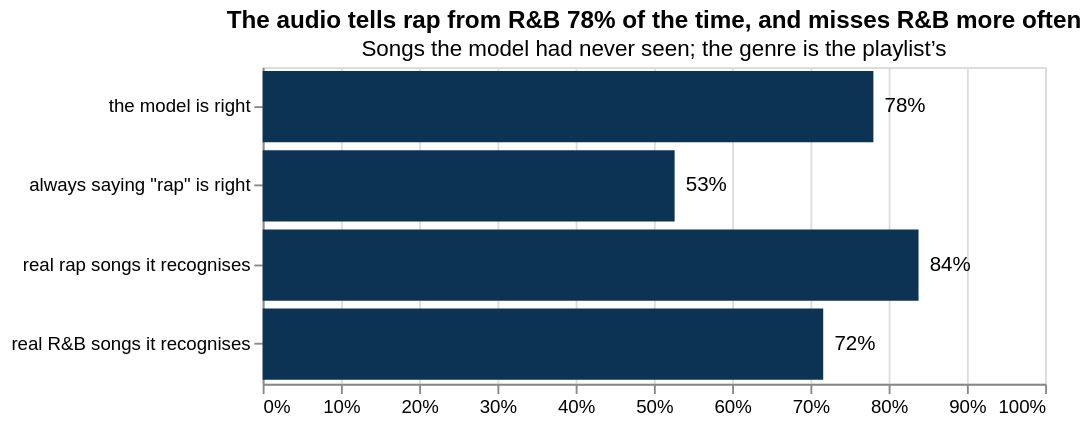

Notebook cell for this chart:
### Markdown cell above
## F · Tell the public (10 min · tutorial §5) and hand in

**F1.** One honest chart: the model, the lazy answer, and how often each genre is recognised, on one axis from 0 to
100%. Then **write its title as a finding** (Week 9): what should a reader take away?

### Code cell
recall = {g: ((guess == g) & (y_te == g)).sum() / (y_te == g).sum() for g in labels}
honest = pd.DataFrame({'claim': [
        'the model is right', 'always saying "rap" is right',
        'real rap songs it recognises', 'real R&B songs it recognises'],
    'share': [accuracy, lazy, recall['rap'], recall['r&b']]})

finding = 'The audio tells rap from R&B 78% of the time, and misses R&B more often'

bars = alt.Chart(honest).mark_bar(color='#0c3354').encode(
    x=alt.X('share:Q', axis=alt.Axis(format='%'), scale=alt.Scale(domain=[0, 1]), title=None),
    y=alt.Y('claim:N', sort=None, title=None))
labels_on = bars.mark_text(align='left', dx=6).encode(text=alt.Text('share:Q', format='.0%'))
(bars + labels_on).properties(width=420, height=170,
    title=alt.Title(finding, subtitle='Songs the model had never seen; the genre is the playlist’s'))

### Figure 1 — Vega-Lite specification as saved in the notebook (floating-point values rounded to 4 significant figures)
{"config": {"view": {"continuousWidth": 300, "continuousHeight": 300}}, "layer": [{"mark": {"type": "bar", "color": "#0c3354"}, "encoding": {"x": {"axis": {"format": "%"}, "field": "share", "scale": {"domain": [0, 1]}, "title": null, "type": "quantitative"}, "y": {"field": "claim", "sort": null, "title": null, "type": "nominal"}}}, {"mark": {"type": "text", "align": "left", "dx": 6}, "encoding": {"text": {"field": "share", "format": ".0%", "type": "quantitative"}, "x": {"axis": {"format": "%"}, "field": "share", "scale": {"domain": [0, 1]}, "title": null, "type": "quantitative"}, "y": {"field": "claim", "sort": null, "title": null, "type": "nominal"}}}], "data": {"name": "data-0b7fb2fac31a5153c0af42239d6dbe9e"}, "height": 170, "title": {"text": "The audio tells rap from R&B 78% of the time, and misses R&B more often", "subtitle": "Songs the model had never seen; the genre is the playlist’s"}, "width": 420, "$schema": "https://vega.github.io/schema/vega-lite/v6.4.1.json", "datasets": {"data-0b7fb2fac31a5153c0af42239d6dbe9e": [{"claim": "the model is right", "share": 0.7805}, {"claim": "always saying \"rap\" is right", "share": 0.5265}, {"claim": "real rap songs it recognises", "share": 0.8382}, {"claim": "real R&B songs it recognises", "share": 0.7164}]}}
